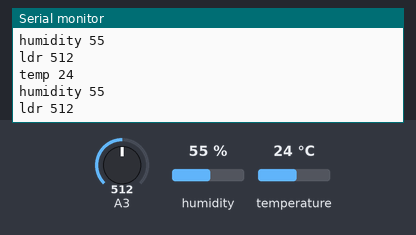
A sketch run on a simulated Arduino Uno, built with avr-gcc and run on an emulated ATmega328P. Shown: the last lines printed to the serial monitor. The inputs (shaded band) are chosen by the test bench; at power-on: humidity 55 %, A3 = 512, temperature 24 °C.

Above: at 5.8 s.
5.9 s: humidity set to 22 %
At 11.5 s:
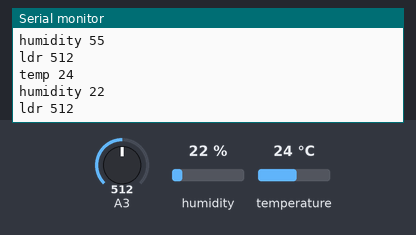
11.9 s: A3 set to 716
At 16.2 s:
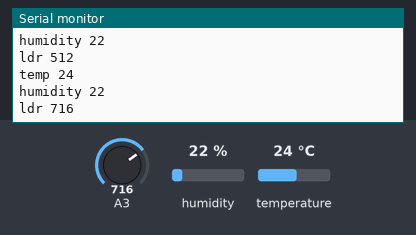
17.9 s: temperature set to 12 °C
At 20.8 s:
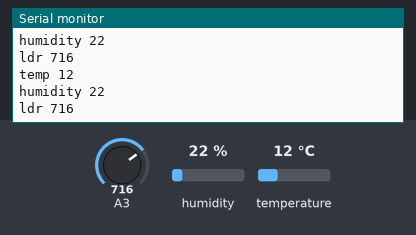
23.9 s: A3 set to 900
At 25.5 s:
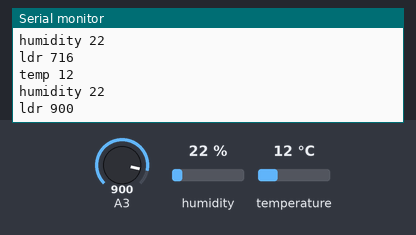
29.9 s: humidity set to 40 %
At 31.4 s:
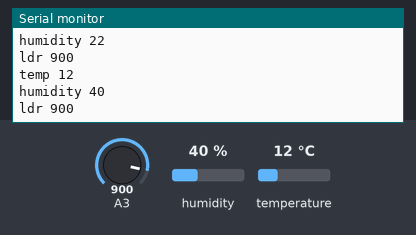
Timing chart, 0 to 32.9 s (numbered marks = the images above; inputs shaded):
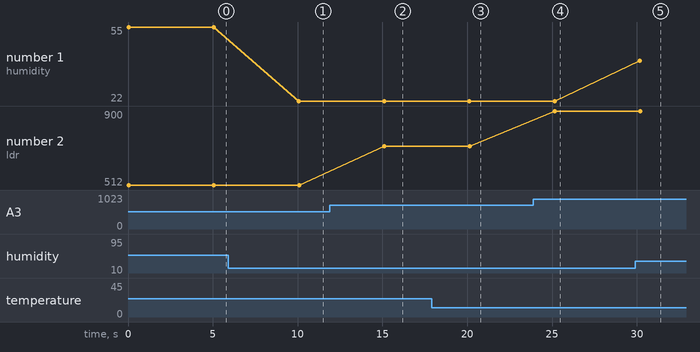

The sketch:

ldr_dht11_sketch.ino
```cpp
/*
   DHT11 library
   https://github.com/AnnaGerber/ButterflyProject/tree/master/arduino/libraries/DHT11
   */


#include <dht11.h>
#define DHT11PIN 3

dht11 DHT11;
int ldr_val = 0;
int humidity ;
int temp;

void setup()
{
  Serial.begin(9600);
}

void loop()
{
  ldr_val = analogRead(3);
  int chk = DHT11.read(DHT11PIN);

  Serial.print("temp ");
  Serial.println(DHT11.temperature);
  Serial.print("humidity ");
  Serial.println(DHT11.humidity);
  Serial.print("ldr ");
  Serial.println(ldr_val);
  Serial.println();
  delay(5000);
}
```

Measured:
- after the input at 5.9 s, the serial monitor: prints a new line after 4.2 s (image 1)
- after the input at 11.9 s, the serial monitor: prints a new line after 3.2 s (image 2)
- after the input at 17.9 s, the serial monitor: prints a new line after 2.2 s (image 3)
- after the input at 23.9 s, the serial monitor: prints a new line after 1.3 s (image 4)
- after the input at 29.9 s, the serial monitor: prints a new line after 0.28 s (image 5)
- plotted number 1: 55 → 22 after the input at 5.9 s, 22 → 40 after the input at 29.9 s
- plotted number 2: 512 → 716 after the input at 11.9 s, 716 → 900 after the input at 23.9 s
